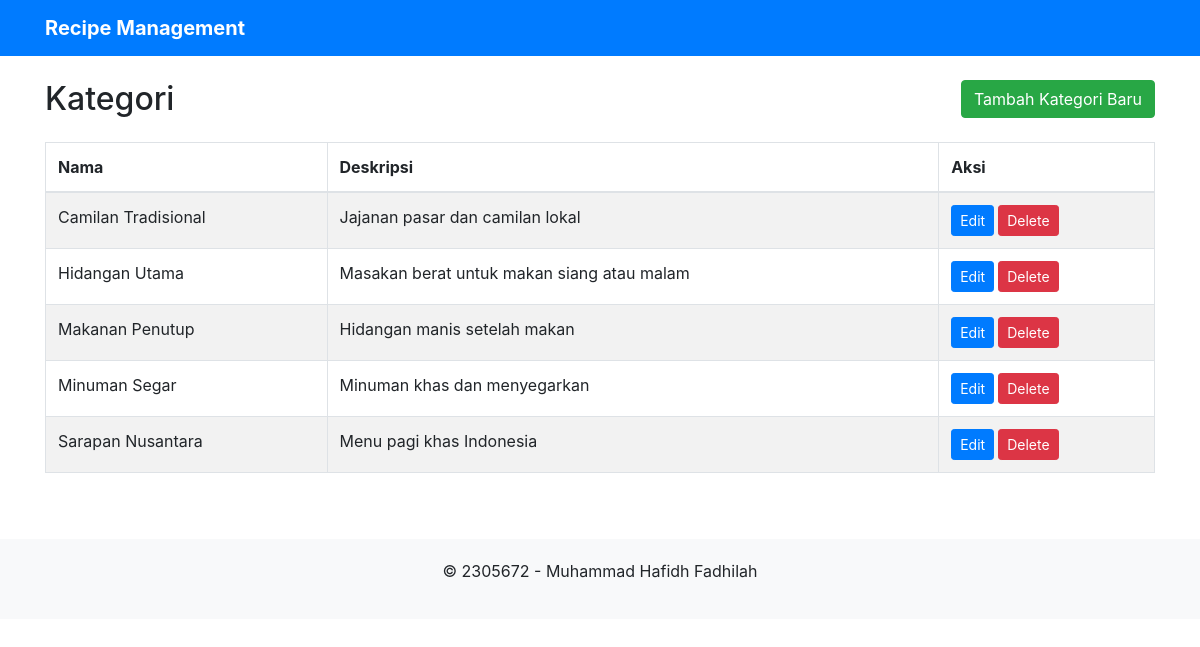
/views/categories/index.php, run on the app's committed database.
### tables this page shows
CREATE TABLE kategori (
    id INT NOT NULL AUTO_INCREMENT,
    nama VARCHAR(255) NOT NULL,
    deskripsi TEXT,
    PRIMARY KEY (id)
);

### models/Kategori.php (called while the page is built, shortened)
<?php
class Kategori {
    private $conn;
    private $table_name = "Kategori";
    public function __construct($db) {
        $this->conn = $db;
    }
    public function read() {
        $query = "SELECT id, nama, deskripsi FROM " . $this->table_name . " ORDER BY nama";
        $stmt = $this->conn->prepare($query);
        $stmt->execute();
        return $stmt;
    }
}
?>

### views/categories/index.php (the view, shortened to what this page needs)
<?php
include_once '../../models/Kategori.php';
$database = new Database();
$db = $database->getConnection();
$kategori = new Kategori($db);
include_once '../../includes/header.php';
?>
<div class="container mt-4">
    <div class="row mb-3">
        <div class="col-md-6">
            <h2>Kategori</h2>
        </div>
        <div class="col-md-6 text-right">
            <a href="create.php" class="btn btn-success">Tambah Kategori Baru</a>
        </div>
    </div>
    <div class="row">
        <div class="col-md-12">
            <table class="table table-bordered table-striped">
                <thead>
                    <tr>
                        <th>Nama</th>
                        <th>Deskripsi</th>
                        <th>Aksi</th>
                    </tr>
                </thead>
                <tbody>
                    <?php
                    $stmt = $kategori->read();
                    if($stmt->rowCount() > 0) {
                        while($row = $stmt->fetch(PDO::FETCH_ASSOC)) {
                            extract($row);
                            echo "<tr>";
                                echo "<td>{$nama}</td>";
                                echo "<td>{$deskripsi}</td>";
                                echo "<td>";
                                    echo "<a href='edit.php?id={$id}' class='btn btn-primary btn-sm mr-1'>Edit</a>";
                                    echo "<a href='delete.php?id={$id}' class='btn btn-danger btn-sm' onclick='return confirm(\"Yakin?\")'>Delete</a>";
                                echo "</td>";
                            echo "</tr>";
                        }
                    } else {
                        echo "<tr><td colspan='3' class='text-center'>Tidak ada kategori yang ditemukan.</td></tr>";
                    }
                    ?>
                </tbody>
            </table>
        </div>
    </div>
</div>
<?php
include_once '../../includes/footer.php';
?>

### data on the page
kategori: nama "Camilan Tradisional", deskripsi "Jajanan pasar dan camilan lokal"
kategori: nama "Hidangan Utama", deskripsi "Masakan berat untuk makan siang atau malam"
kategori: nama "Makanan Penutup", deskripsi "Hidangan manis setelah makan"
kategori: nama "Minuman Segar", deskripsi "Minuman khas dan menyegarkan"
kategori: nama "Sarapan Nusantara", deskripsi "Menu pagi khas Indonesia"
